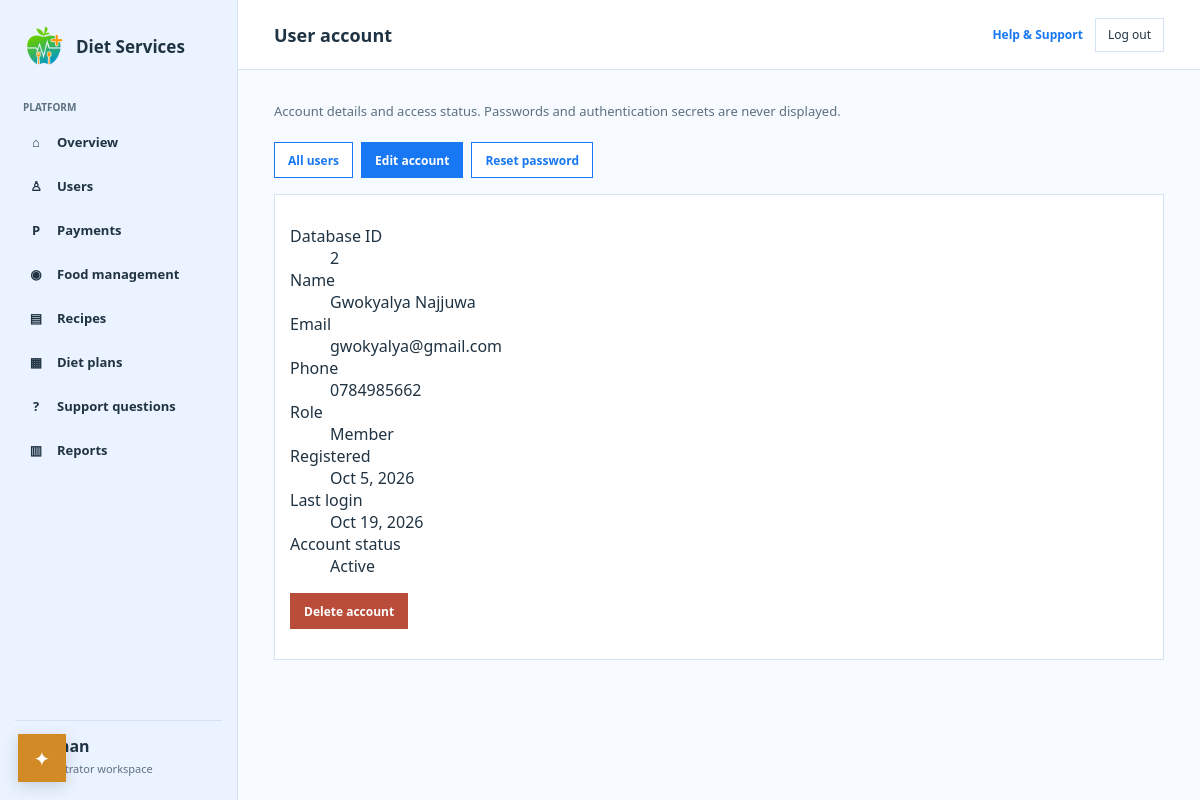
/admin-dashboard/users/2/ (signed in), run on the app's committed database.
### DietApp/models.py (models this page shows)
class Users(models.Model):
    user_id = models.IntegerField(null=False, primary_key=True)
    full_name = models.CharField(max_length=30)
    email = models.EmailField(unique=True, null=False)
    password_hash = models.CharField(max_length=128, null=False)
    is_active = models.BooleanField(default=True)
    onboarding_complete = models.BooleanField(default=False)
    paid_until = models.DateField(null=True, blank=True)
    phone = models.CharField(max_length=20, unique=True)
    profile_image = models.ImageField(upload_to='profile_picture', max_length=40, blank=True)
    created_at = models.DateField(null=False)
    last_login = models.DateField(null=False)

### DietApp/views.py (the view)
# urls.py: path("admin-dashboard/users/<int:record_id>/", views.AdminUserDetail, name="admin_user_detail"),
def AdminUserDetail(request, record_id):
    denied = _admin_access(request, "DietApp.view_users")
    if denied:
        return denied
    user = get_object_or_404(Users, pk=record_id)
    linked_auth_user = get_user_model()._default_manager.filter(email__iexact=user.email).first()
    role = "Administrator" if linked_auth_user and linked_auth_user.is_staff else "Member"
    return render(request, "admin/user_detail.html", {"managed_user": user, "role": role})

### DietApp/context_processors.py (called while the page is built)
def navigation_context(request):
	model_slug = getattr(request.resolver_match, "kwargs", {}).get("model_slug")
	previous_page_url = reverse("food_log") if model_slug == "weight-logs" else reverse("dashboard")
	return {"previous_page_url": previous_page_url}

### DietApp/views.py (called while the page is built)
def _admin_access(request, permission):
    if not request.user.is_authenticated:
        if request.session.get("user_id"):
            raise PermissionDenied
        return redirect("login")
    if not (request.user.is_superuser or request.user.has_perm(permission)):
        raise PermissionDenied
    return None

### DietApp/templates/admin/user_detail.html (shortened to what this page needs)
{% extends "admin/base_admin.html" %}
{% block page_title %}User account{% endblock %}
{% block content %}
<p class="admin-intro">Account details and access status. Passwords and authentication secrets are never displayed.</p>
<div class="admin-actions"><a class="admin-button secondary" href="{% url 'admin_users' %}">All users</a>{% if request.user.is_superuser or perms.DietApp.change_users %}<a class="admin-button" href="{% url 'admin_user_edit' managed_user.pk %}">Edit account</a><a class="admin-button secondary" href="{% url 'admin_user_password_reset' managed_user.pk %}">Reset password</a>{% endif %}</div>
<section class="admin-panel"><div class="admin-panel-body"><dl class="record-list"><div><dt>Database ID</dt><dd>{{ managed_user.pk }}</dd></div><div><dt>Name</dt><dd>{{ managed_user.full_name }}</dd></div><div><dt>Email</dt><dd>{{ managed_user.email }}</dd></div><div><dt>Phone</dt><dd>{{ managed_user.phone }}</dd></div><div><dt>Role</dt><dd>{{ role }}</dd></div><div><dt>Registered</dt><dd>{{ managed_user.created_at|date:"M j, Y" }}</dd></div><div><dt>Last login</dt><dd>{{ managed_user.last_login|date:"M j, Y" }}</dd></div><div><dt>Account status</dt><dd>{% if managed_user.is_active %}Active{% else %}Inactive{% endif %}</dd></div></dl>
{% if request.user.is_superuser or perms.DietApp.delete_users %}<div class="admin-actions"><form method="post" action="{% url 'admin_user_delete' managed_user.pk %}">{% csrf_token %}<button class="admin-button danger" type="submit">Delete account</button></form></div>{% endif %}</div></section>
{% endblock %}

### DietApp/templates/admin/base_admin.html (style rules this page uses)
:root { --admin-ink: #203343; --admin-muted: #5d7180; --admin-green: #1877f2; --admin-pale: #eaf3ff; --admin-coral: #d28a26; --admin-line: #d3e2f5; --admin-paper: #fff; --admin-bg: #f7faff; }
* { box-sizing: border-box; }
body { min-height: 100vh; margin: 0; background: var(--admin-bg); color: var(--admin-ink); font-family: "Aptos", "Segoe UI", sans-serif; }
a { color: var(--admin-green); }
.admin-intro { margin: 6px 0 22px; color: var(--admin-muted); font-size: 13px; }
.admin-panel { min-width: 0; margin-bottom: 15px; border: 1px solid var(--admin-line); background: white; }
.admin-panel-body { padding: 14px 15px; }
.admin-actions { display: flex; flex-wrap: wrap; align-items: center; gap: 8px; margin: 16px 0; }
.admin-button { display: inline-flex; min-height: 36px; align-items: center; justify-content: center; padding: 0 13px; border: 1px solid var(--admin-green); background: var(--admin-green); color: white; font: inherit; font-size: 12px; font-weight: 700; text-decoration: none; cursor: pointer; }
.admin-button.secondary { background: white; color: var(--admin-green); }
.admin-button.danger { border-color: #b94d39; background: #b94d39; }
.admin-actions form { margin: 0; }

### data on the page
Users: pk "2", full_name "Gwokyalya Najjuwa", email "gwokyalya@gmail.com", phone "0784985662", created_at "Oct 5, 2026", last_login "Oct 19, 2026"

### other printed values
{{ role }} "Member"
